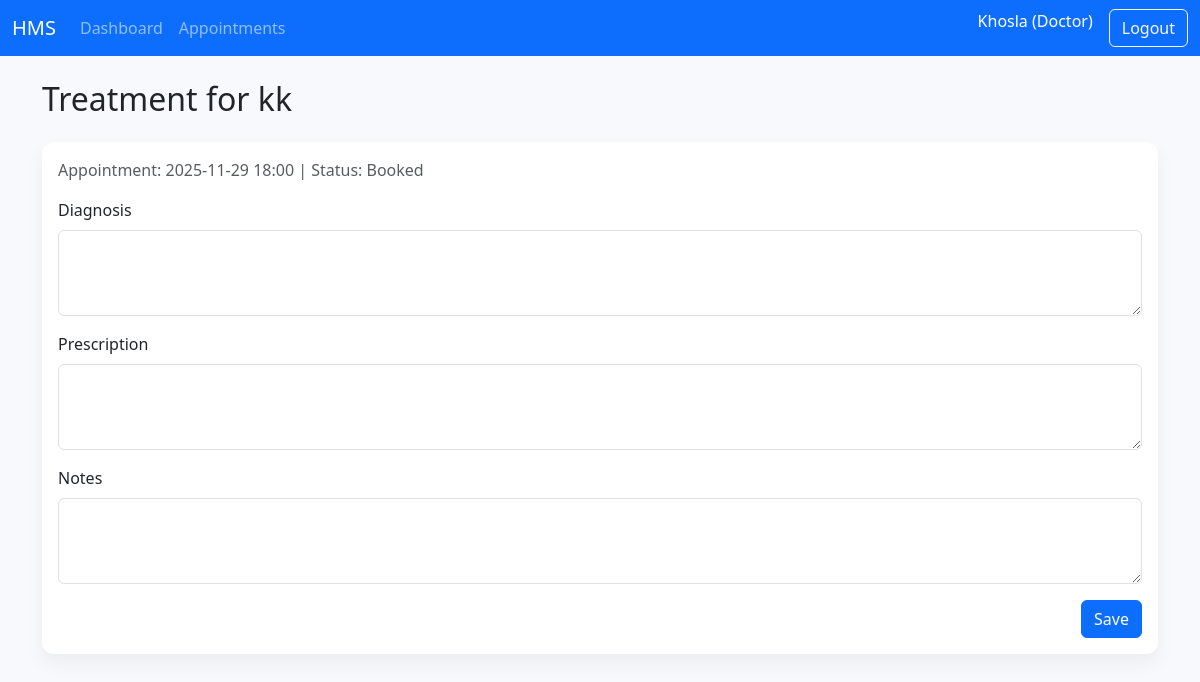
The app's page /doctor/update_treatment/1 (signed in) with its own data.
### tables this page shows
CREATE TABLE users (
                id INTEGER PRIMARY KEY AUTOINCREMENT,
                username TEXT UNIQUE NOT NULL,
                email TEXT UNIQUE NOT NULL,
                password_hash TEXT NOT NULL,
                role TEXT NOT NULL CHECK (role IN ('admin','doctor','patient'))
            );

CREATE TABLE patients (
                id INTEGER PRIMARY KEY AUTOINCREMENT,
                user_id INTEGER UNIQUE NOT NULL,
                full_name TEXT NOT NULL,
                age INTEGER,
                gender TEXT,
                contact TEXT,
                address TEXT,
                blood_group TEXT,
                emergency_contact TEXT,
                FOREIGN KEY (user_id) REFERENCES users(id)
            );

CREATE TABLE appointments (
                id INTEGER PRIMARY KEY AUTOINCREMENT,
                patient_id INTEGER NOT NULL,
                doctor_id INTEGER NOT NULL,
                date TEXT NOT NULL,
                time TEXT NOT NULL,
                status TEXT NOT NULL DEFAULT 'Booked',
                UNIQUE(doctor_id, date, time),
                FOREIGN KEY (patient_id) REFERENCES patients(id),
                FOREIGN KEY (doctor_id) REFERENCES doctors(id)
            );

### doctor_routes.py (the view, shortened to what this page needs)
@doctor_bp.route("/update_treatment/<int:appointment_id>", methods=["GET", "POST"])
@login_required
@role_required("doctor")
def update_treatment(appointment_id):
    doctor = get_doctor()
    if not doctor:
        return redirect(url_for("auth.logout"))
    conn = get_db()
    appointment = conn.execute(
        """
        SELECT a.*, p.full_name AS patient_name
        FROM appointments a
        JOIN patients p ON a.patient_id = p.id
        WHERE a.id = ? AND a.doctor_id = ?
        """,
        (appointment_id, doctor["id"]),
    ).fetchone()
    if not appointment:
        flash("Appointment not found.", "danger")
        return redirect(url_for("doctor.appointments"))
    treatment = conn.execute(
        "SELECT * FROM treatments WHERE appointment_id = ?", (appointment_id,)
    ).fetchone()
    return render_template(
        "doctor/update_treatment.html",
        appointment=appointment,
        treatment=treatment,
    )

### database.py (called while the page is built)
def get_db():
    if "db" not in g:
        db_path = current_app.config["DATABASE"]
        g.db = sqlite3.connect(db_path)
        g.db.row_factory = sqlite3.Row
    return g.db

### doctor_routes.py (called while the page is built)
def get_doctor():
    doctor = fetch_doctor_by_user(current_user.id)
    if not doctor:
        flash("Doctor profile not found. Contact admin.", "danger")
        return None
    return doctor

### models.py (called while the page is built)
def fetch_user_by_id(user_id):
    conn = get_db()
    user = conn.execute("SELECT * FROM users WHERE id = ?", (user_id,)).fetchone()
    return user

def fetch_doctor_by_user(user_id):
    conn = get_db()
    return conn.execute(
        "SELECT * FROM doctors WHERE user_id = ?", (user_id,)
    ).fetchone()

### utils.py (called while the page is built)
def role_required(role):
    def decorator(func):
        @wraps(func)
        def wrapper(*args, **kwargs):
            if not current_user.is_authenticated:
                flash("Please log in to continue.", "warning")
                return redirect(url_for("auth.login"))
            if current_user.role != role:
                flash("Unauthorized access.", "danger")
                return redirect(url_for(f"{current_user.role}.dashboard"))
            return func(*args, **kwargs)
        return wrapper
    return decorator

### templates/doctor/update_treatment.html (shortened to what this page needs)
{% extends "base.html" %}
{% block content %}
<h2 class="mb-4">Treatment for {{ appointment['patient_name'] }}</h2>
<div class="card">
  <div class="card-body">
    <p class="text-muted">
      Appointment: {{ appointment['date'] }} {{ appointment['time'] }} | Status: {{ appointment['status'] }}
    </p>
    <form method="post">
      <div class="mb-3">
        <label class="form-label">Diagnosis</label>
        <textarea class="form-control" name="diagnosis" rows="3">{{ treatment['diagnosis'] if treatment else '' }}</textarea>
      </div>
      <div class="mb-3">
        <label class="form-label">Prescription</label>
        <textarea class="form-control" name="prescription" rows="3">{{ treatment['prescription'] if treatment else '' }}</textarea>
      </div>
      <div class="mb-3">
        <label class="form-label">Notes</label>
        <textarea class="form-control" name="notes" rows="3">{{ treatment['notes'] if treatment else '' }}</textarea>
      </div>
      <div class="text-end">
        <button class="btn btn-primary">Save</button>
      </div>
    </form>
  </div>
</div>
{% endblock %}

### templates/base.html (shortened to what this page needs)
<!doctype html>
<html lang="en">
  <head>
    <link
      href="https://cdn.jsdelivr.net/npm/bootstrap@5.3.3/dist/css/bootstrap.min.css"
      rel="stylesheet"
    />
    <link rel="stylesheet" href="{{ url_for('static', filename='css/style.css') }}" />
  </head>
  <body>
    <nav class="navbar navbar-expand-lg navbar-dark bg-primary">
      <div class="container-fluid">
        <a class="navbar-brand" href="/">HMS</a>
        <div class="collapse navbar-collapse" id="navbarNav">
          <ul class="navbar-nav me-auto">
            {% if current_user.is_authenticated %}
              {% if current_user.role == 'admin' %}
                <li class="nav-item">
                  <a class="nav-link" href="{{ url_for('admin.dashboard') }}">Dashboard</a>
                </li>
                <li class="nav-item">
                  <a class="nav-link" href="{{ url_for('admin.doctors') }}">Doctors</a>
                </li>
                <li class="nav-item">
                  <a class="nav-link" href="{{ url_for('admin.appointments') }}">Appointments</a>
                </li>
              {% elif current_user.role == 'doctor' %}
                <li class="nav-item">
                  <a class="nav-link" href="{{ url_for('doctor.dashboard') }}">Dashboard</a>
                </li>
                <li class="nav-item">
                  <a class="nav-link" href="{{ url_for('doctor.appointments') }}">Appointments</a>
                </li>
              {% endif %}
            {% endif %}
          </ul>
          <ul class="navbar-nav">
            {% if current_user.is_authenticated %}
              <li class="nav-item">
                <span class="navbar-text text-white me-3">
                  {{ current_user.username }} ({{ current_user.role|title }})
                </span>
              </li>
              <li class="nav-item">
                <a class="btn btn-outline-light" href="{{ url_for('auth.logout') }}">Logout</a>
              </li>
            {% endif %}
          </ul>
        </div>
      </div>
    </nav>
    <main class="container my-4">
      {% block content %}{% endblock %}
    </main>
  </body>
</html>

### static/css/style.css (style rules this page uses)
body { background-color: #f7f9fc; }
.card { border-radius: 0.75rem; border: none; box-shadow: 0 10px 20px rgba(0, 0, 0, 0.05); }

### records on screen
users: username "Khosla", role "Doctor"
patients: patient_name "kk"
appointments: date "2025-11-29", time "18:00", status "Booked"
